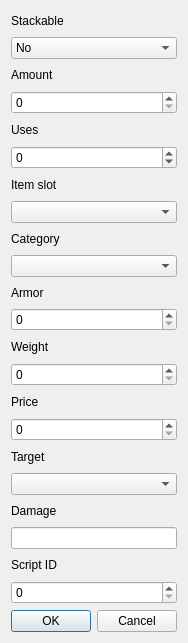
<?xml version="1.0" encoding="UTF-8"?>
<ui version="4.0">
 <class>PickableEditDlg</class>
 <widget class="QDialog" name="PickableEditDlg">
  <property name="geometry">
   <rect>
    <x>0</x>
    <y>0</y>
    <width>184</width>
    <height>643</height>
   </rect>
  </property>
  <property name="windowTitle">
   <string>Dialog</string>
  </property>
  <layout class="QVBoxLayout" name="verticalLayout">
   <item>
    <widget class="QLabel" name="label">
     <property name="text">
      <string>Stackable</string>
     </property>
    </widget>
   </item>
   <item>
    <widget class="QComboBox" name="fStackable">
     <item>
      <property name="text">
       <string>No</string>
      </property>
     </item>
     <item>
      <property name="text">
       <string>Yes</string>
      </property>
     </item>
    </widget>
   </item>
   <item>
    <widget class="QLabel" name="label_2">
     <property name="text">
      <string>Amount</string>
     </property>
    </widget>
   </item>
   <item>
    <widget class="QSpinBox" name="fAmount"/>
   </item>
   <item>
    <widget class="QLabel" name="label_3">
     <property name="text">
      <string>Uses</string>
     </property>
    </widget>
   </item>
   <item>
    <widget class="QSpinBox" name="fUses">
     <property name="minimum">
      <number>-1</number>
     </property>
    </widget>
   </item>
   <item>
    <widget class="QLabel" name="label_4">
     <property name="text">
      <string>Item slot</string>
     </property>
    </widget>
   </item>
   <item>
    <widget class="QComboBox" name="fItemSlot"/>
   </item>
   <item>
    <widget class="QLabel" name="label_5">
     <property name="text">
      <string>Category</string>
     </property>
    </widget>
   </item>
   <item>
    <widget class="QComboBox" name="fCategory"/>
   </item>
   <item>
    <widget class="QLabel" name="label_6">
     <property name="text">
      <string>Armor</string>
     </property>
    </widget>
   </item>
   <item>
    <widget class="QSpinBox" name="fArmor"/>
   </item>
   <item>
    <widget class="QLabel" name="label_7">
     <property name="text">
      <string>Weight</string>
     </property>
    </widget>
   </item>
   <item>
    <widget class="QSpinBox" name="fWeight"/>
   </item>
   <item>
    <widget class="QLabel" name="label_8">
     <property name="text">
      <string>Price</string>
     </property>
    </widget>
   </item>
   <item>
    <widget class="QSpinBox" name="fPrice"/>
   </item>
   <item>
    <widget class="QLabel" name="label_9">
     <property name="text">
      <string>Target</string>
     </property>
    </widget>
   </item>
   <item>
    <widget class="QComboBox" name="fTarget"/>
   </item>
   <item>
    <widget class="QLabel" name="label_10">
     <property name="text">
      <string>Damage</string>
     </property>
    </widget>
   </item>
   <item>
    <widget class="QLineEdit" name="fDamage"/>
   </item>
   <item>
    <widget class="QLabel" name="label_11">
     <property name="text">
      <string>Script ID</string>
     </property>
    </widget>
   </item>
   <item>
    <widget class="QSpinBox" name="fScript"/>
   </item>
   <item>
    <widget class="QDialogButtonBox" name="buttonBox">
     <property name="orientation">
      <enum>Qt::Horizontal</enum>
     </property>
     <property name="standardButtons">
      <set>QDialogButtonBox::Cancel|QDialogButtonBox::Ok</set>
     </property>
    </widget>
   </item>
  </layout>
 </widget>
 <resources/>
 <connections>
  <connection>
   <sender>buttonBox</sender>
   <signal>accepted()</signal>
   <receiver>PickableEditDlg</receiver>
   <slot>accept()</slot>
   <hints>
    <hint type="sourcelabel">
     <x>248</x>
     <y>254</y>
    </hint>
    <hint type="destinationlabel">
     <x>157</x>
     <y>274</y>
    </hint>
   </hints>
  </connection>
  <connection>
   <sender>buttonBox</sender>
   <signal>rejected()</signal>
   <receiver>PickableEditDlg</receiver>
   <slot>reject()</slot>
   <hints>
    <hint type="sourcelabel">
     <x>316</x>
     <y>260</y>
    </hint>
    <hint type="destinationlabel">
     <x>286</x>
     <y>274</y>
    </hint>
   </hints>
  </connection>
 </connections>
</ui>
